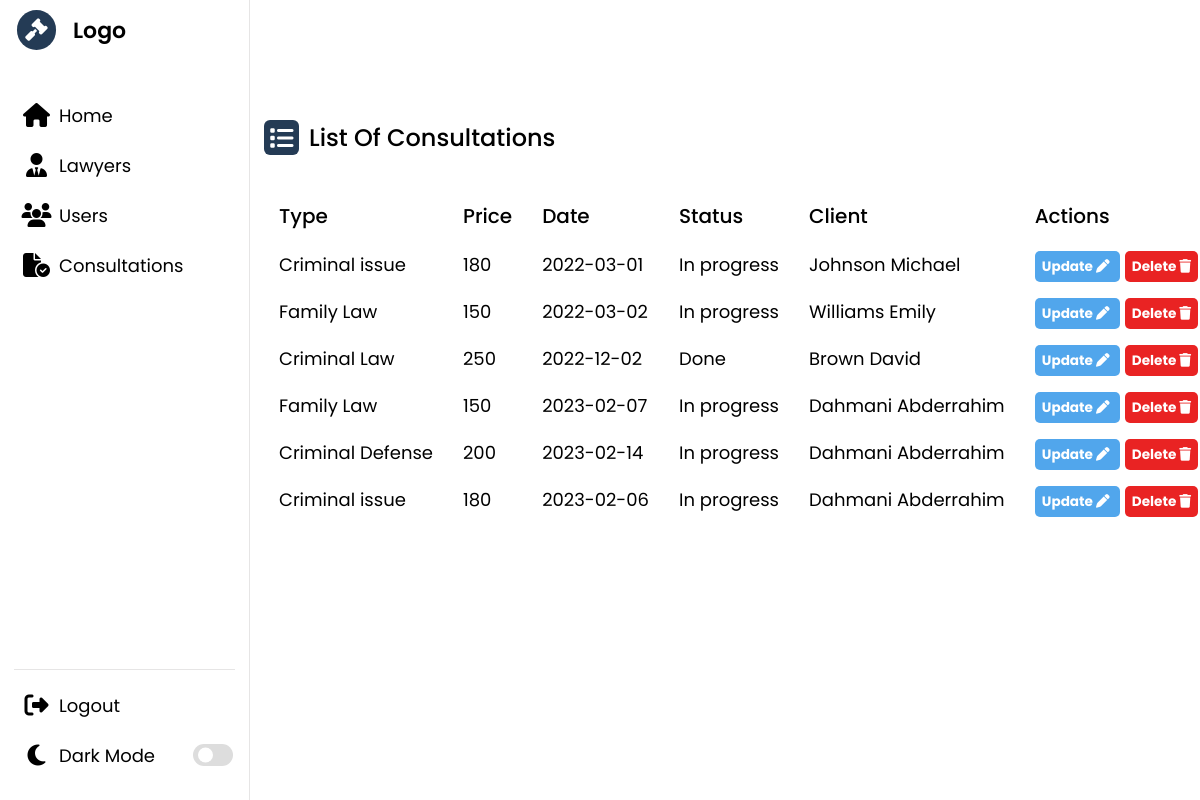
Before: /admin/pages/consultation/consultation.php (signed in) with the older database file.
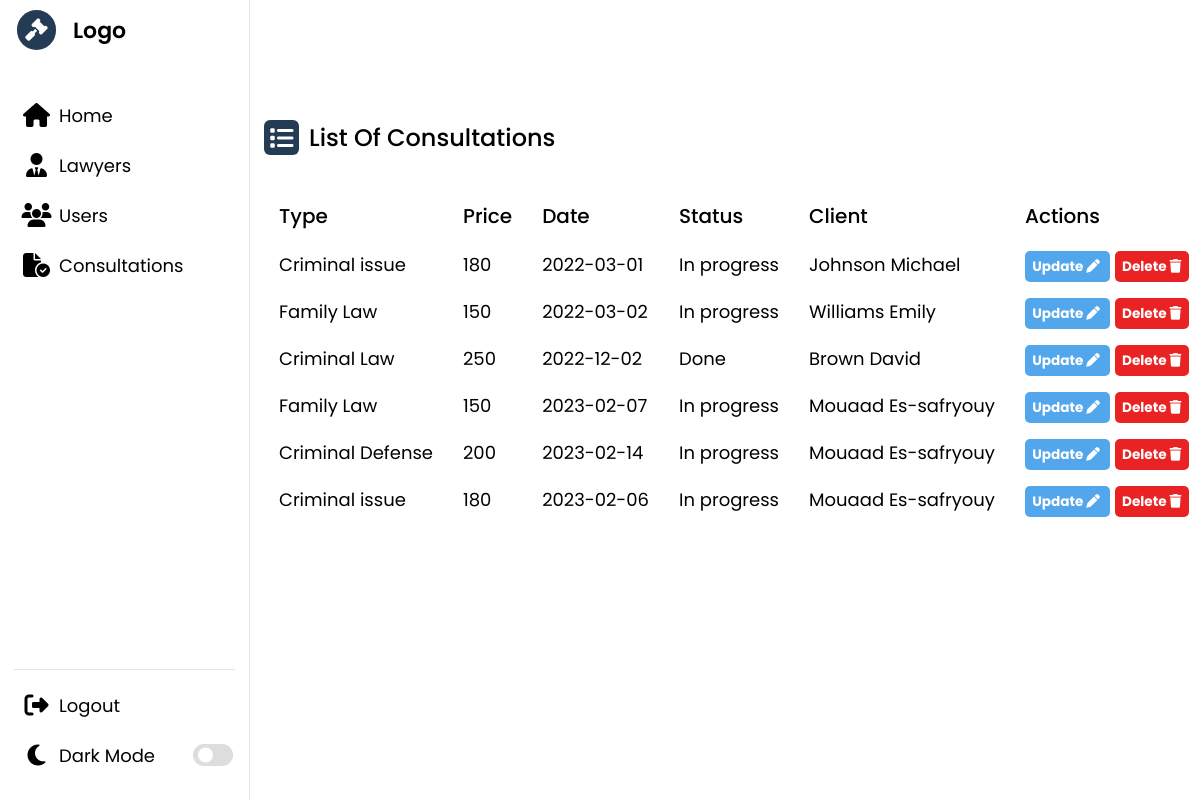
After: the same page with the newer database file.
### tables this page shows
CREATE TABLE `consultationclient` (
  `idCon` int(11) NOT NULL,
  `idCli` int(11) NOT NULL,
  `isDone` tinyint(1) NOT NULL,
  `detail` text NOT NULL,
  `time` varchar(50) NOT NULL,
  `consultationDate` varchar(50) NOT NULL
);

CREATE TABLE `consultation` (
  `idC` int(11) NOT NULL,
  `type` varchar(50) NOT NULL,
  `prix` float NOT NULL
);

CREATE TABLE `client` (
  `idP` int(11) NOT NULL,
  `nomP` varchar(50) NOT NULL,
  `prenomP` varchar(50) NOT NULL,
  `gender` varchar(50) NOT NULL,
  `adresse` varchar(200) NOT NULL,
  `CNI` varchar(50) NOT NULL,
  `email` varchar(50) NOT NULL,
  `password` varchar(50) NOT NULL,
  `signupDate` date NOT NULL,
  `tel` varchar(15) NOT NULL,
  `photo` varchar(100) NOT NULL
);

### admin/pages/consultation/consultation.php (the view, shortened to what this page needs)
<!DOCTYPE html>
<html lang="en">
<head>
    <link rel="stylesheet" href="../../style.css" />
    <link rel="stylesheet" href="https://cdnjs.cloudflare.com/ajax/libs/font-awesome/6.2.1/css/all.min.css" />
</head>
<?php
if (isset($_SESSION['loggedAdmin']) && $_SESSION['loggedAdmin'] == true) {
?>
<body>
    <?php
        include($_SERVER['DOCUMENT_ROOT'] . "/lawyerProject/admin/assets/headerA.php");
        ?>
    <section class="dashboard">
        <div class="dash-content">
            <div class="activity">
                <div class="title">
                    <i class="fa-solid fa-list"></i>
                    <span class="text">List Of Consultations</span>
                </div>
                <div class="activity-data">
                    <div class="data">
                        <span class="data-title">Type</span>
                        <?php
                            $sql = "SELECT consultation.type, consultation.prix, consultationclient.consultationDate, client.nomP, client.prenomP
                FROM consultation
                JOIN consultationclient ON consultation.idC = consultationclient.idCon
                JOIN client ON consultationclient.idCli = client.idP";
                            $result = $conn->query($sql);
                            while ($row = $result->fetch_assoc()) {
                            ?>
                        <span class="data-list"><?php echo $row['type']; ?></span>
                        <?php
                            }
                            ?>
                    </div>
                    <div class="data">
                        <span class="data-title">Price</span>
                        <?php
                            $sql = "SELECT consultation.type, consultation.prix, consultationclient.consultationDate, client.nomP,client.prenomP
                FROM consultation
                JOIN consultationclient ON consultation.idC = consultationclient.idCon
                JOIN client ON consultationclient.idCli = client.idP";
                            $result = $conn->query($sql);
                            while ($row = $result->fetch_assoc()) {
                            ?>
                        <span class="data-list"><?php echo $row['prix']; ?></span>
                        <?php
                            }
                            ?>
                    </div>
                    <div class="data">
                        <span class="data-title">Date</span>
                        <?php
                            $sql = "SELECT consultation.type, consultation.prix, consultationclient.consultationDate, client.nomP,client.prenomP
                FROM consultation
                JOIN consultationclient ON consultation.idC = consultationclient.idCon
                JOIN client ON consultationclient.idCli = client.idP";
                            $result = $conn->query($sql);
                            while ($row = $result->fetch_assoc()) {
                            ?>
                        <span class="data-list"><?php echo $row['consultationDate']; ?></span>
                        <?php
                            }
                            ?>
                    </div>
                    <div class="data">
                        <span class="data-title">Status</span>
                        <?php
                            $sql = "SELECT consultation.type, isDone, consultation.prix, consultationclient.consultationDate, client.nomP,client.prenomP
                FROM consultation
                JOIN consultationclient ON consultation.idC = consultationclient.idCon
                JOIN client ON consultationclient.idCli = client.idP";
                            $result = $conn->query($sql);
                            while ($row = $result->fetch_assoc()) {
                            ?>
                        <span class="data-list">
                            <?php
                                    if ($row['isDone'] != 0) {
                                        echo "Done";
                                    } else {
                                        echo 'In progress';
                                    } ?>
                        </span>
                        <?php
                            }
                            ?>
                    </div>
                    <div class="data">
                        <span class="data-title">Client</span>
                        <?php
                            $sql = "SELECT consultation.type, consultation.prix, consultationclient.consultationDate, client.nomP,client.prenomP
                FROM consultation
                JOIN consultationclient ON consultation.idC = consultationclient.idCon
                JOIN client ON consultationclient.idCli = client.idP";
                            $result = $conn->query($sql);
                            while ($row = $result->fetch_assoc()) {
                            ?>
                        <span class="data-list"><?php echo $row['nomP'] . " " . $row['prenomP']; ?></span>
                        <?php
                            }
                            ?>
                    </div>
                    <div class="data">
                        <span class="data-title">Actions</span>
                        <?php
                            $sql = "SELECT consultationclient.idCon,consultationclient.idCli, consultation.prix, consultationclient.consultationDate, client.nomP,client.prenomP
                FROM consultation
                JOIN consultationclient ON consultation.idC = consultationclient.idCon
                JOIN client ON consultationclient.idCli = client.idP";
                            $result = $conn->query($sql);
                            while ($row = $result->fetch_assoc()) {
                            ?>
                        <span class="data-list">
                            <a href="https://localhost/lawyerProject/admin/pages/consultation/update.php?idcon=<?php echo $row['idCon']; ?>&idcli=<?php echo $row['idCli']; ?>"
                                class="update-btn">
                                Update
                                <i class="fa-solid fa-pen"></i>
                            </a>
                            <a href="https://localhost/lawyerProject/admin/pages/consultation/consultation.php?idcon=<?php echo $row['idCon']; ?>&idcli=<?php echo $row['idCli']; ?>"
                                class="delete-btn">
                                Delete
                                <i class="fa-solid fa-trash"></i>
                            </a>
                        </span>
                        <?php
                            }
                            ?>
                    </div>
                </div>
            </div>
        </div>
    </section>
</body>
<?php
} else {
    header("location:https://localhost/lawyerProject/admin/login.php");
}
?>
</html>

### admin/assets/headerA.php (shortened to what this page needs)
<!DOCTYPE html>
<html lang="en">
<head>
    <link rel="stylesheet" href="https://cdnjs.cloudflare.com/ajax/libs/font-awesome/6.2.1/css/all.min.css" />
</head>
<body>
    <nav>
        <div class="logo-name">
            <div class="logo">
                <i class="fa-solid fa-gavel"></i>
            </div>
            <span class="logo_name">Logo</span>
        </div>
        <div class="menu-items">
            <ul class="nav-links">
                <li>
                    <a href="https://localhost/lawyerProject/admin/index.php">
                        <i class="fa-solid fa-house"></i>
                        <span class="link-name">Home</span>
                    </a>
                </li>
                <li>
                    <a href="https://localhost/lawyerProject/admin/pages/lawyer/lawyer.php">
                        <i class="fa-solid fa-user-tie"></i>
                        <span class="link-name">Lawyers</span>
                    </a>
                </li>
                <li>
                    <a href="https://localhost/lawyerProject/admin/pages/user/user.php">
                        <i class="fa-solid fa-users"></i>
                        <span class="link-name">Users</span>
                    </a>
                </li>
                <li>
                    <a href="https://localhost/lawyerProject/admin/pages/consultation/consultation.php">
                        <i class="fa-solid fa-file-circle-check"></i>
                        <span class="link-name">Consultations</span>
                    </a>
                </li>
            </ul>
            <ul class="logout-mode">
                <li>
                    <a href="?logout=true">
                        <i class="fa-solid fa-right-from-bracket"></i>
                        <span class="link-name">Logout</span>
                    </a>
                </li>
                <li class="mode">
                    <a href="#">
                        <i class="fa-solid fa-moon"></i>
                        <span class="link-name">Dark Mode</span>
                    </a>
                    <div class="mode-toggle">
                        <span class="switch"></span>
                    </div>
                </li>
            </ul>
        </div>
    </nav>
</body>
</html>

### admin/style.css (style rules this page uses)
* { margin: 0; padding: 0; box-sizing: border-box; font-family: "Poppins", sans-serif; }
:root { --primary-color: #243b55; --panel-color: #fff; --text-color: #000; --black-light-color: #707070; --border-color: #e6e5e5; --toggle-color: #ddd; --title-icon-color: #fff; --tran-05: all 0.5s ease; --tran-03: all 0.3s ease; --tran-03: all 0.2s ease; }
body { min-height: 100vh; background-color: var(--primary-color); }
nav { position: fixed; top: 0; left: 0; height: 100%; width: 250px; padding: 10px 14px; background-color: var(--panel-color); border-right: 1px solid var(--border-color); transition: var(--tran-05); }
nav .logo-name { display: flex; align-items: center; }
nav .logo { display: flex; justify-content: center; min-width: 45px; }
nav .logo i { background-color: var(--primary-color); color: #fff; padding: 0.55rem; font-size: 1.4rem; border-radius: 50%; }
nav .logo-name .logo_name { font-size: 22px; font-weight: 600; color: var(--text-color); margin-left: 14px; transition: var(--tran-05); }
nav .menu-items { margin-top: 40px; height: calc(100% - 90px); display: flex; flex-direction: column; justify-content: space-between; }
.menu-items li { list-style: none; }
.menu-items li a { display: flex; align-items: center; height: 50px; text-decoration: none; position: relative; }
.menu-items li a i { font-size: 24px; min-width: 45px; height: 100%; display: flex; align-items: center; justify-content: center; color: var(--text-color); }
.menu-items li a .link-name { font-size: 18px; font-weight: 400; color: var(--text-color); transition: var(--tran-05); }
.menu-items .logout-mode { padding-top: 10px; border-top: 1px solid var(--border-color); }
.menu-items .mode { display: flex; align-items: center; white-space: nowrap; }
.menu-items .mode-toggle { position: absolute; right: 14px; height: 50px; min-width: 45px; display: flex; align-items: center; justify-content: center; cursor: pointer; }
.mode-toggle .switch { position: relative; display: inline-block; height: 22px; width: 40px; border-radius: 25px; background-color: var(--toggle-color); }
.switch:before { content: ""; position: absolute; left: 5px; top: 50%; transform: translateY(-50%); height: 15px; width: 15px; background-color: var(--panel-color); border-radius: 50%; transition: var(--tran-03); }
.dashboard { position: relative; left: 250px; background-color: var(--panel-color); min-height: 100vh; width: calc(100% - 250px); padding: 10px 14px; transition: var(--tran-05); }
.dashboard .dash-content { padding-top: 50px; }
.dash-content .title { display: flex; align-items: center; margin: 60px 0 30px 0; }
.dash-content .title i { position: relative; height: 35px; width: 35px; background-color: var(--primary-color); border-radius: 6px; color: var(--title-icon-color); display: flex; align-items: center; justify-content: center; font-size: 24px; }
.dash-content .title .text { font-size: 24px; font-weight: 500; color: var(--text-color); margin-left: 10px; }
.dash-content .activity .activity-data { display: flex; justify-content: space-between; align-items: center; width: 100%; padding: 1rem 0; }
.activity .activity-data { display: flex; }
.activity-data .data { display: flex; flex-direction: column; margin: 0 15px; }
.activity-data .data-title { font-size: 20px; font-weight: 500; color: var(--text-color); }
.activity-data .data .data-list { font-size: 18px; font-weight: 400; margin-top: 20px; white-space: nowrap; color: var(--text-color); }
.add-btn, .delete-btn, .update-btn { font-size: 0.85rem; padding: 0.35rem 0.45rem; cursor: pointer; font-weight: bold; text-decoration: none; color: white; border-radius: 5px; }
.delete-btn { background-color: #e92323; margin-left: 5px; }
.update-btn { background-color: #51a6ec; }

Changed rows visible on the page:
changed through a linked row, consultationclient (number 4 of 6 on the later page): idCli.nomP "Dahmani" → "Mouaad"; idCli.prenomP "Abderrahim" → "Es-safryouy"
changed through a linked row, consultationclient "Criminal Defense": idCli.nomP "Dahmani" → "Mouaad"; idCli.prenomP "Abderrahim" → "Es-safryouy"
changed through a linked row, consultationclient (number 6 of 6 on the later page): idCli.nomP "Dahmani" → "Mouaad"; idCli.prenomP "Abderrahim" → "Es-safryouy"
